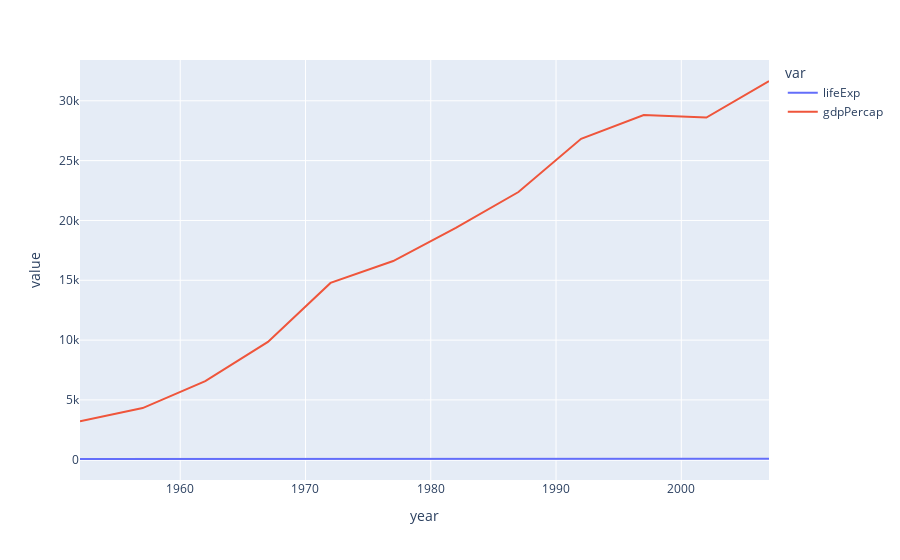

The notebook cell saved with this chart:
### Markdown cell above
- colorで'var'と指定すれば、’lifeExp’と’gdpPercap’を色分けできます。

### Code cell
px.line( gapminder_Japan_long, x='year',y='value', color='var')#よいプロットではない

### Figure 1 — Plotly figure (JSON) as saved in the notebook; plotly's stock layout.template omitted (floating-point values rounded to 4 significant figures)
{"data": [{"hovertemplate": "var=lifeExp<br>year=%{x}<br>value=%{y}<extra></extra>", "legendgroup": "lifeExp", "line": {"color": "#636efa", "dash": "solid"}, "marker": {"symbol": "circle"}, "mode": "lines", "name": "lifeExp", "orientation": "v", "showlegend": true, "type": "scatter", "x": [1952, 1957, 1962, 1967, 1972, 1977, 1982, 1987, 1992, 1997, 2002, 2007], "xaxis": "x", "y": [63.03, 65.5, 68.73, 71.43, 73.42, 75.38, 77.11, 78.67, 79.36, 80.69, 82, 82.6], "yaxis": "y"}, {"hovertemplate": "var=gdpPercap<br>year=%{x}<br>value=%{y}<extra></extra>", "legendgroup": "gdpPercap", "line": {"color": "#EF553B", "dash": "solid"}, "marker": {"symbol": "circle"}, "mode": "lines", "name": "gdpPercap", "orientation": "v", "showlegend": true, "type": "scatter", "x": [1952, 1957, 1962, 1967, 1972, 1977, 1982, 1987, 1992, 1997, 2002, 2007], "xaxis": "x", "y": [3217.0, 4318.0, 6577.0, 9848.0, 14780.0, 16610.0, 19380.0, 22380.0, 26820.0, 28820.0, 28600.0, 31660.0], "yaxis": "y"}], "layout": {"legend": {"title": {"text": "var"}, "tracegroupgap": 0}, "margin": {"t": 60}, "xaxis": {"anchor": "y", "domain": [0, 1], "title": {"text": "year"}}, "yaxis": {"anchor": "x", "domain": [0, 1], "title": {"text": "value"}}}}
